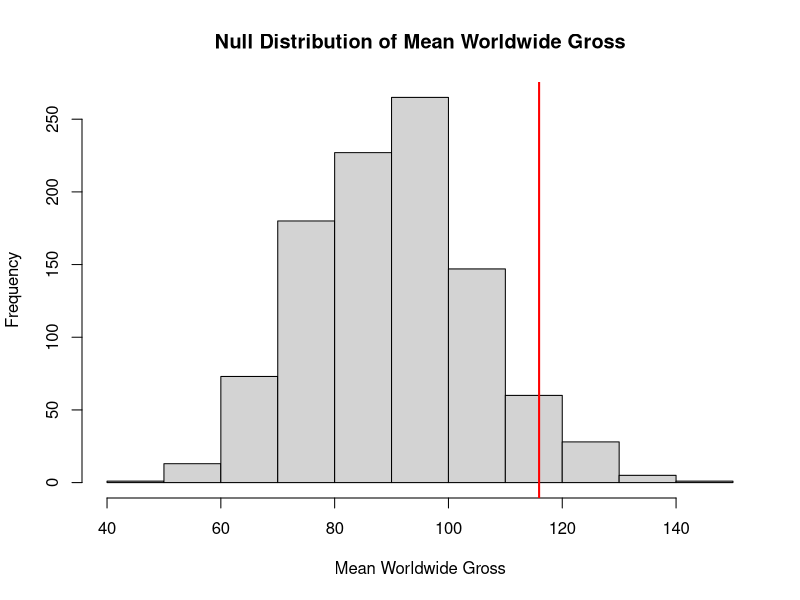
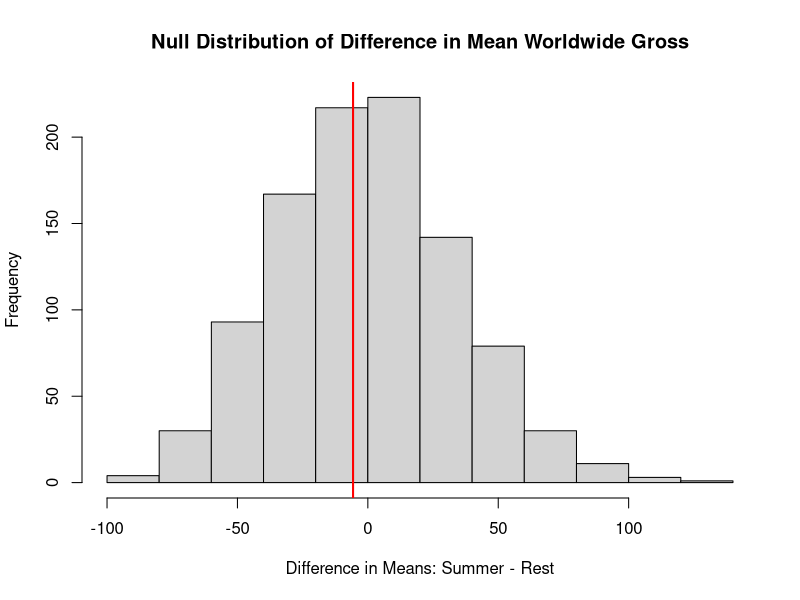
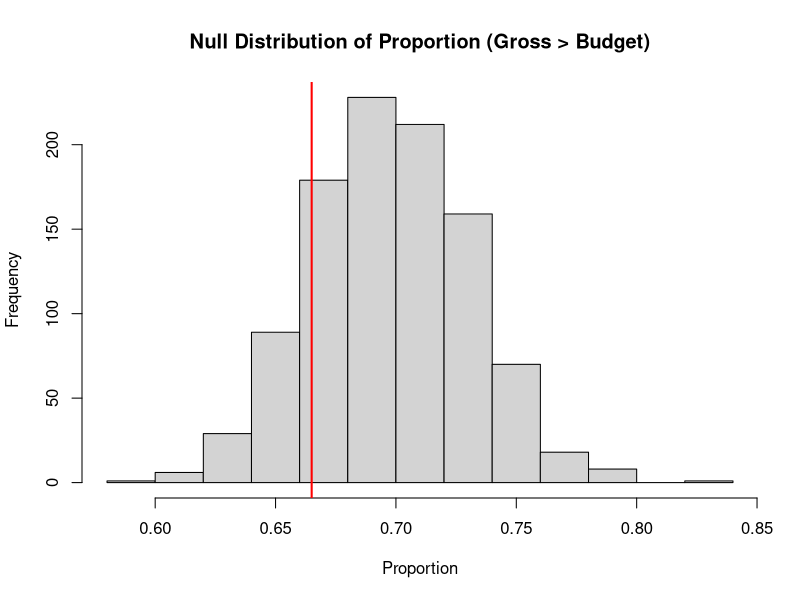
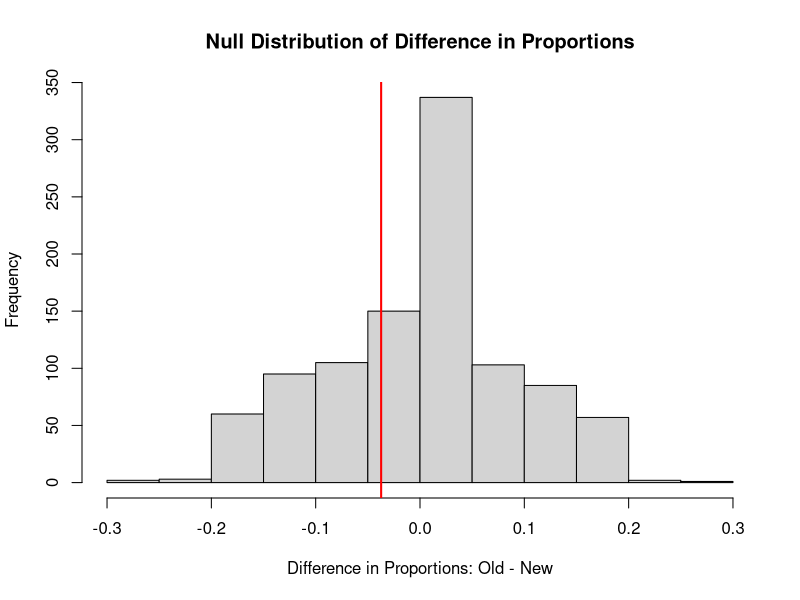

Here is the R script that generated these plots, in order:
## ---- chunk 1
library(tidyverse)

set.seed(67)

df <- read.csv("movie_boxoffice-1.csv", stringsAsFactors = FALSE)

df_clean <- distinct(df)

sample_200 <- df_clean %>%
  sample_n(size = 200)
## ---- chunk 2
obs_mean <- mean(sample_200$Worldwide_Gross, na.rm = TRUE)
obs_mean
# simulation / resampling method
B <- 1000

null_means <- replicate(B, {
  null_sample <- sample_200$Worldwide_Gross - obs_mean + 90
  mean(sample(null_sample, size = 200, replace = TRUE), na.rm = TRUE)
})

hist(null_means,
     main = "Null Distribution of Mean Worldwide Gross",
     xlab = "Mean Worldwide Gross")

abline(v = obs_mean, col = "red", lwd = 2)

p_value_sim <- mean(abs(null_means - 90) >= abs(obs_mean - 90))
p_value_sim
## ---- chunk 3
# theoretical method
n <- sum(!is.na(sample_200$Worldwide_Gross))
s <- sd(sample_200$Worldwide_Gross, na.rm = TRUE)
se <- s / sqrt(n)

z <- (obs_mean - 90) / se
z

p_value_theory <- 2 * pnorm(abs(z), lower.tail = FALSE)
p_value_theory

# built-in function
t.test(sample_200$Worldwide_Gross, mu = 90)
## ---- chunk 4
summer <- sample_200 %>% 
  filter(Month %in% c("Jun", "Jul", "Aug"))
rest <- sample_200 %>% 
  filter(!(Month %in% c("Jun", "Jul", "Aug")))

obs_diff <- mean(summer$Worldwide_Gross, na.rm = TRUE) -
            mean(rest$Worldwide_Gross, na.rm = TRUE)
obs_diff
B <- 1000

null_diffs <- replicate(B, {
  shuffled <- sample(sample_200$Worldwide_Gross)
  
  summer_sim <- shuffled[sample_200$Month %in% c("Jun","Jul","Aug")]
  rest_sim <- shuffled[!(sample_200$Month %in% c("Jun","Jul","Aug"))]
  
  mean(summer_sim, na.rm = TRUE) - mean(rest_sim, na.rm = TRUE)
})

hist(null_diffs,
     main = "Null Distribution of Difference in Mean Worldwide Gross",
     xlab = "Difference in Means: Summer - Rest")

abline(v = obs_diff, col = "red", lwd = 2)

p_value_sim <- mean(null_diffs >= obs_diff)
p_value_sim

## ---- chunk 5
# theoretical method
n_summer <- sum(!is.na(summer$Worldwide_Gross))
n_rest <- sum(!is.na(rest$Worldwide_Gross))

s_summer <- sd(summer$Worldwide_Gross, na.rm = TRUE)
s_rest <- sd(rest$Worldwide_Gross, na.rm = TRUE)

se <- sqrt((s_summer^2 / n_summer) + (s_rest^2 / n_rest))

z <- obs_diff / se
z

p_value_theory <- pnorm(z, lower.tail = FALSE)
p_value_theory

# built-in function
t.test(summer$Worldwide_Gross,
       rest$Worldwide_Gross,
       alternative = "greater")
## ---- chunk 6
# observed proportion
phat <- mean(sample_200$Worldwide_Gross > sample_200$Budget, na.rm = TRUE)
phat

# simulation / resampling method
B <- 1000

null_props <- replicate(B, {
  mean(sample(c(TRUE, FALSE),
              size = 200,
              replace = TRUE,
              prob = c(0.7, 0.3)))
})

hist(null_props,
     main = "Null Distribution of Proportion (Gross > Budget)",
     xlab = "Proportion")

abline(v = phat, col = "red", lwd = 2)

p_value_sim <- mean(abs(null_props - 0.7) >= abs(phat - 0.7))
p_value_sim
## ---- chunk 7
# theoretical method
n <- 200
p0 <- 0.7

se <- sqrt(p0 * (1 - p0) / n)

z <- (phat - p0) / se
z

p_value_theory <- 2 * pnorm(abs(z), lower.tail = FALSE)
p_value_theory

# built-in
prop.test(sum(sample_200$Worldwide_Gross > sample_200$Budget, na.rm = TRUE),
          n,
          p = 0.7)
## ---- chunk 8
old <- sample_200 %>% filter(Year >= 1980 & Year <= 1999)
new <- sample_200 %>% filter(Year >= 2000 & Year <= 2018)

p_old <- mean(old$Worldwide_Gross > old$Budget, na.rm = TRUE)
p_new <- mean(new$Worldwide_Gross > new$Budget, na.rm = TRUE)

obs_diff <- p_old - p_new
obs_diff

# simulation / resampling method
B <- 1000

null_diffs <- replicate(B, {
  shuffled <- sample(sample_200$Worldwide_Gross > sample_200$Budget)
  
  old_sim <- shuffled[sample_200$Year >= 1980 & sample_200$Year <= 1999]
  new_sim <- shuffled[sample_200$Year >= 2000 & sample_200$Year <= 2018]
  
  mean(old_sim, na.rm = TRUE) - mean(new_sim, na.rm = TRUE)
})

hist(null_diffs,
     main = "Null Distribution of Difference in Proportions",
     xlab = "Difference in Proportions: Old - New")

abline(v = obs_diff, col = "red", lwd = 2)

# one-sided (LESS THAN)
p_value_sim <- mean(null_diffs <= obs_diff)
p_value_sim
## ---- chunk 9
# theoretical method
n_old <- sum(!is.na(old$Worldwide_Gross))
n_new <- sum(!is.na(new$Worldwide_Gross))

p_pool <- (sum(old$Worldwide_Gross > old$Budget, na.rm = TRUE) +
           sum(new$Worldwide_Gross > new$Budget, na.rm = TRUE)) / (n_old + n_new)

se <- sqrt(p_pool * (1 - p_pool) * (1/n_old + 1/n_new))

z <- obs_diff / se
z

# one-sided (LESS THAN)
p_value_theory <- pnorm(z, lower.tail = TRUE)
p_value_theory

# built-in
prop.test(c(sum(old$Worldwide_Gross > old$Budget, na.rm = TRUE),
            sum(new$Worldwide_Gross > new$Budget, na.rm = TRUE)),
          c(n_old, n_new),
          alternative = "less")
